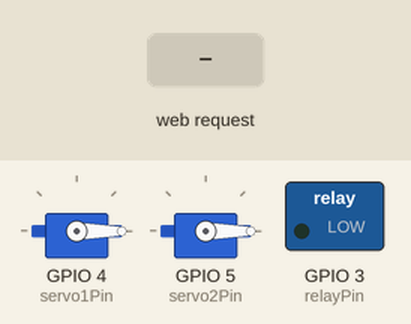
Recording of a sketch running on a simulated ESP32. On the bench: 2 × servo, switched loads named in the sketch (green lamp = pin HIGH). The test bench sets the inputs (shaded band). WiFi joins after 1.5 s; servers stay silent unless stated; what the sketch prints to the serial monitor is not drawn.

Above: at 2.7 s.
2.8 s: HTTP request GET /sleep received
At 3.25 s:
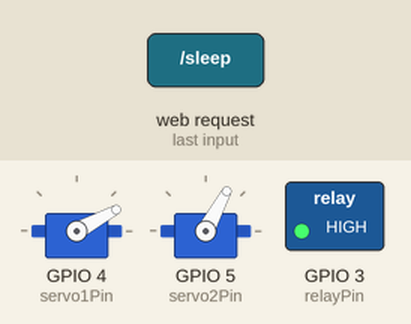
At 11.7 s:
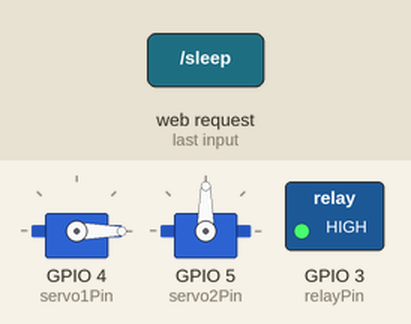
Timing chart, 0 to 19.4 s (numbered marks = the images above; inputs shaded):
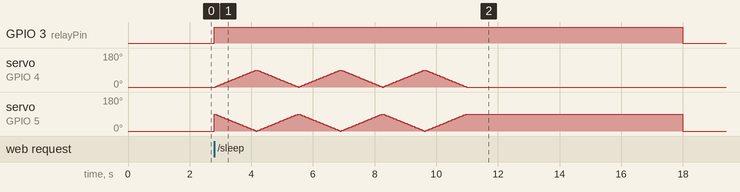

The sketch:

product.ino
```cpp
#include <WiFi.h>
#include <WebServer.h>
#include <ESP32Servo.h>
#include <WiFiUdp.h>

// 와이파이 네트워크의 SSID를 저장하는 상수입니다. 연결할 핫스팟의 이름을 지정합니다.
const char* ssid = "gwak";
// 와이파이 네트워크의 비밀번호를 저장하는 상수입니다. 연결할 핫스팟의 비밀번호를 지정합니다.
const char* password = "01040880653";

// UDP 통신에 사용할 포트 번호를 정의하는 상수입니다. 앱과 ESP32 간 통신에 사용됩니다.
const int udpPort = 4210;
// 릴레이 모듈이 연결된 핀 번호를 정의하는 상수입니다. 팬이나 펠티어 등의 장치를 제어합니다.
const int relayPin = D2;
// 첫 번째 서보 모터가 연결된 핀 번호를 정의하는 상수입니다.
const int servo1Pin = D3;
// 두 번째 서보 모터가 연결된 핀 번호를 정의하는 상수입니다.
const int servo2Pin = D4;

// HTTP 서버 객체를 생성합니다. 포트 80번에서 웹 서버를 실행합니다.
WebServer server(80);
// UDP 통신을 위한 객체를 생성합니다. 네트워크에서 ESP32 기기를 찾기 위해 사용됩니다.
WiFiUDP udp;
// 첫 번째 서보 모터를 제어하기 위한 객체를 생성합니다.
Servo servo1;
// 두 번째 서보 모터를 제어하기 위한 객체를 생성합니다.
Servo servo2;

// 서보 모터의 위치를 저장하는 변수입니다. 0도에서 90도 사이의 값을 가집니다.
int pos = 0;
// UDP 패킷을 수신할 때 사용하는 버퍼입니다. 최대 255바이트까지 저장할 수 있습니다.
char packetBuffer[255];

// ESP32가 시작될 때 한 번만 실행되는 초기화 함수입니다.
void setup() {
  // 시리얼 통신을 115200 보드레이트로 시작합니다. 디버깅 목적으로 사용됩니다.
  Serial.begin(115200);
  Serial.println("\n[Boot] Sleep monitor starting...");

  // 릴레이 핀을 출력 모드로 설정합니다.
  pinMode(relayPin, OUTPUT);
  // 릴레이를 초기 상태인 OFF로 설정합니다. LOW 신호는 릴레이를 끕니다.
  digitalWrite(relayPin, LOW);

  // 첫 번째 서보 모터의 PWM 주파수를 50Hz로 설정합니다. 일반적인 서보 모터의 표준 주파수입니다.
  servo1.setPeriodHertz(50);
  // 두 번째 서보 모터의 PWM 주파수를 50Hz로 설정합니다.
  servo2.setPeriodHertz(50);
  // 첫 번째 서보 모터를 지정된 핀에 연결하고, 최소 펄스 폭을 500 마이크로초, 최대 펄스 폭을 2400 마이크로초로 설정합니다.
  servo1.attach(servo1Pin, 500, 2400);
  // 두 번째 서보 모터를 지정된 핀에 연결하고, 최소 펄스 폭을 500 마이크로초, 최대 펄스 폭을 2400 마이크로초로 설정합니다.
  servo2.attach(servo2Pin, 500, 2400);
  // 첫 번째 서보 모터를 0도 위치로 초기화합니다.
  servo1.write(0);
  // 두 번째 서보 모터를 0도 위치로 초기화합니다.
  servo2.write(0);

  // 지정된 SSID와 비밀번호로 와이파이에 연결을 시도합니다.
  Serial.print("[WiFi] Connecting to ");
  Serial.println(ssid);
  WiFi.begin(ssid, password);

  // 와이파이 연결이 완료될 때까지 대기합니다. 연결 상태를 확인하며 500ms마다 체크합니다.
  while (WiFi.status() != WL_CONNECTED) {
    delay(500);
    Serial.print(".");
  }
  Serial.println();
  Serial.print("[WiFi] Connected. IP: ");
  Serial.println(WiFi.localIP());

  // UDP 서버를 시작합니다. 지정된 포트에서 UDP 패킷을 수신할 수 있게 됩니다.
  udp.begin(udpPort);
  Serial.print("[UDP] Listening on port ");
  Serial.println(udpPort);

  // HTTP 요청 경로 /sleep에 대한 핸들러를 등록합니다. 졸음 감지 시 이 경로로 요청이 오면 handleSleep 함수가 호출됩니다.
  server.on("/sleep", handleSleep);
  // 루트 경로 /에 대한 핸들러를 등록합니다. 시스템이 온라인 상태임을 알리는 응답을 반환합니다.
  server.on("/", []() {
    server.send(200, "text/plain", "Sleep Detector System Online");
  });
  // HTTP 서버를 시작합니다. 이제 클라이언트의 요청을 받을 수 있습니다.
  server.begin();
}

// 메인 루프 함수입니다. 이 함수는 계속 반복 실행됩니다.
void loop() {
  // HTTP 클라이언트의 요청을 처리합니다. GET 요청이나 POST 요청이 들어오면 적절한 핸들러를 호출합니다.
  server.handleClient();
  // UDP 패킷을 처리합니다. 앱에서 ESP32 기기를 찾기 위해 보낸 FIND_ESP 메시지를 처리합니다.
  handleUdp();
}

// UDP 패킷을 처리하는 함수입니다. 앱에서 ESP32 기기를 찾기 위해 보낸 메시지를 처리합니다.
void handleUdp() {
  // 수신된 UDP 패킷의 크기를 확인합니다. 패킷이 없으면 0을 반환합니다.
  int packetSize = udp.parsePacket();
  // 패킷이 수신되었는지 확인합니다.
  if (packetSize) {
    Serial.print("[UDP] Packet size ");
    Serial.print(packetSize);
    Serial.print(" from ");
    Serial.print(udp.remoteIP());
    Serial.print(":");
    Serial.println(udp.remotePort());

    // 패킷의 데이터를 버퍼에 읽어옵니다. 최대 255바이트까지 읽을 수 있습니다.
    int len = udp.read(packetBuffer, 255);
    // 문자열 종료 문자를 추가합니다. C 스타일 문자열로 만들기 위해 필요합니다.
    if (len > 0) packetBuffer[len] = 0;

    // 버퍼의 내용을 String 객체로 변환합니다.
    String msg = String(packetBuffer);

    // 수신된 메시지가 FIND_ESP이면 ESP32 기기의 IP 주소를 응답으로 보냅니다.
    if (msg == "FIND_ESP") {
      Serial.println("[UDP] FIND_ESP received, sending IP");
      // 응답 패킷을 생성하기 시작합니다. 송신자의 IP 주소와 포트를 사용합니다.
      udp.beginPacket(udp.remoteIP(), udp.remotePort());
      // ESP32의 로컬 IP 주소를 문자열로 변환하여 패킷에 추가합니다.
      udp.print(WiFi.localIP().toString());
      // 패킷 전송을 완료합니다.
      udp.endPacket();
    } else {
      Serial.print("[UDP] Unknown message: ");
      Serial.println(msg);
    }
  }
}

// 졸음 감지 신호를 처리하는 함수입니다. HTTP 요청으로 호출됩니다.
void handleSleep() {
  // HTTP 200 응답을 보내서 요청이 성공적으로 처리되었음을 알립니다.
  server.send(200, "text/plain", "WAKE UP ACTION STARTED");
  // 졸음 감지 시 수행할 하드웨어 동작을 시작합니다.
  wakeUpRoutine();
}

// 졸음 감지 시 사용자를 깨우기 위한 하드웨어 동작을 수행하는 함수입니다.
void wakeUpRoutine() {
  // 릴레이를 켜서 팬이나 펠티어 등의 장치를 작동시킵니다. HIGH 신호는 릴레이를 켭니다.
  digitalWrite(relayPin, HIGH);

  // 서보 모터를 3번 흔들어서 사용자를 깨웁니다.
  for (int i = 0; i < 3; i++) {
    // 서보 모터를 0도에서 90도로 이동시킵니다. 1도씩 증가하며 이동합니다.
    for (pos = 0; pos <= 90; pos += 1) {
      // 첫 번째 서보 모터를 현재 위치로 이동시킵니다.
      servo1.write(pos);
      // 두 번째 서보 모터를 반대 방향으로 이동시킵니다. 90도에서 현재 위치를 빼서 반대 방향으로 만듭니다.
      servo2.write(90 - pos);
      // 15ms 동안 대기합니다. 서보 모터가 부드럽게 움직이도록 합니다.
      delay(15);
    }
    // 서보 모터를 90도에서 0도로 이동시킵니다. 1도씩 감소하며 이동합니다.
    for (pos = 90; pos >= 0; pos -= 1) {
      // 첫 번째 서보 모터를 현재 위치로 이동시킵니다.
      servo1.write(pos);
      // 두 번째 서보 모터를 반대 방향으로 이동시킵니다.
      servo2.write(90 - pos);
      // 15ms 동안 대기합니다.
      delay(15);
    }
  }
  // 7초 동안 대기합니다. 팬이나 펠티어가 작동하여 바람을 쐬는 시간을 제공합니다.
  delay(7000);

  // 릴레이를 끕니다. 팬이나 펠티어 등의 장치를 중지합니다.
  digitalWrite(relayPin, LOW);
  // 첫 번째 서보 모터를 0도 위치로 복귀시킵니다.
  servo1.write(0);
  // 두 번째 서보 모터를 0도 위치로 복귀시킵니다.
  servo2.write(0);
}
```
